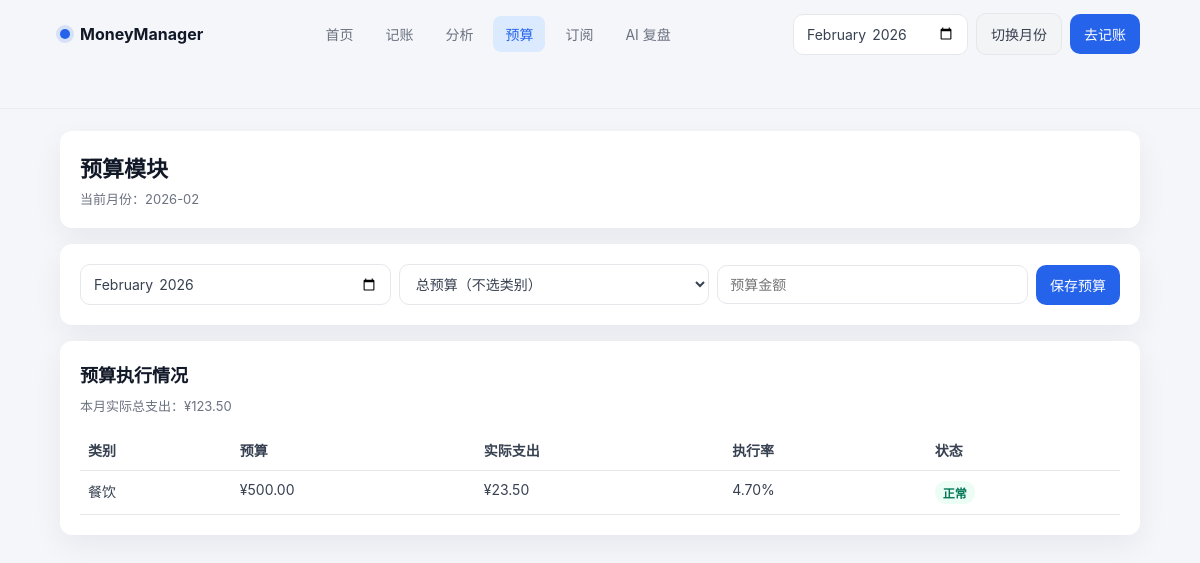
The page /budget on the database as committed earlier.
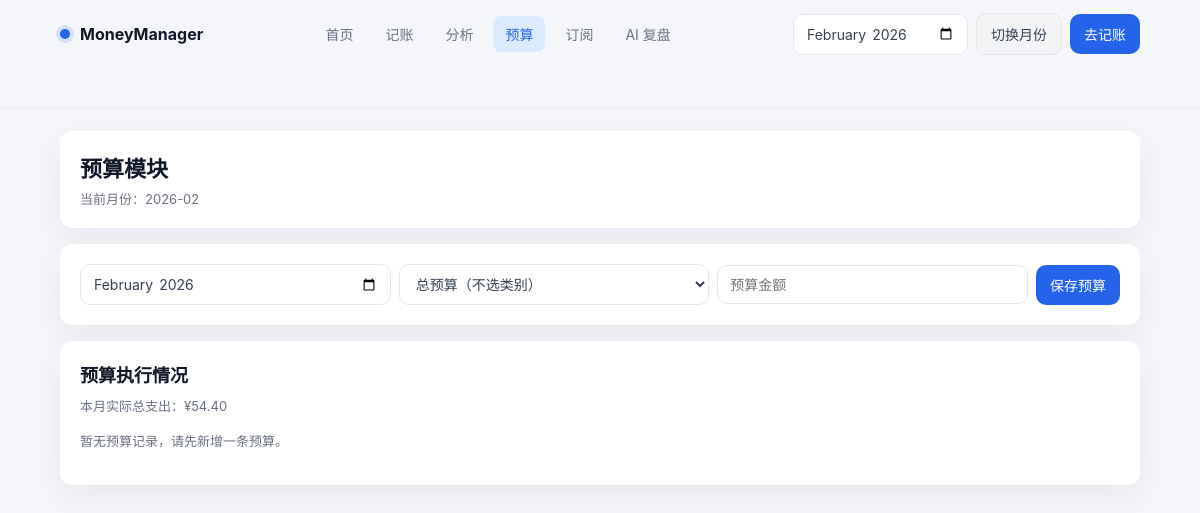
The same page on the database as committed later.
### tables this page shows
CREATE TABLE budgets (
                id INTEGER PRIMARY KEY AUTOINCREMENT,
                month TEXT NOT NULL,
                category_main TEXT,
                budget_amount REAL NOT NULL
            );

### app.py (the view, shortened to what this page needs)
    @app.route("/budget", methods=["GET", "POST"])
    def budget_page():
        month = request.values.get("month") or date.today().strftime("%Y-%m")
        success = request.args.get("success")
        budget_data = get_budget_execution(month)
        return render_template(
            "budget.html",
            active_page="budget",
            month=month,
            success=success,
            category_options=CATEGORY_OPTIONS,
            budget_data=budget_data,
        )

### database.py (called while the page is built)
def get_connection() -> sqlite3.Connection:
    conn = sqlite3.connect(DB_PATH)
    conn.row_factory = sqlite3.Row
    return conn

def get_month_expense_by_category(month: str) -> dict[str, float]:
    with get_connection() as conn:
        rows = conn.execute(
            """
            SELECT category_main, ROUND(SUM(amount), 2) AS expense_amount
            FROM transactions
            WHERE type = 'expense' AND substr(date, 1, 7) = ?
            GROUP BY category_main
            """,
            (month,),
        ).fetchall()
    return {row["category_main"]: float(row["expense_amount"] or 0) for row in rows}

### templates/budget.html (shortened to what this page needs)
<!doctype html>
<html lang="zh-CN">
  <head>
    <link rel="stylesheet" href="{{ url_for('static', filename='css/app.css') }}" />
  </head>
  <body>
    <header class="top-nav app-shell">
      <div class="top-nav-inner">
        <a class="brand" href="/">
          <span class="brand-dot"></span>
          <span>MoneyManager</span>
        </a>
        <nav class="nav-links">
          <a class="nav-link {{ 'active' if active_page == 'index' else '' }}" href="/">首页</a>
          <a class="nav-link {{ 'active' if active_page == 'add' else '' }}" href="/add">记账</a>
          <a class="nav-link {{ 'active' if active_page == 'analysis' else '' }}" href="/analysis">分析</a>
          <a class="nav-link {{ 'active' if active_page == 'budget' else '' }}" href="/budget">预算</a>
          <a class="nav-link {{ 'active' if active_page == 'subscriptions' else '' }}" href="/subscriptions">订阅</a>
          <a class="nav-link {{ 'active' if active_page == 'ai' else '' }}" href="/ai">AI 复盘</a>
        </nav>
        <div class="nav-actions">
          <form method="get" action="/budget" class="toolbar">
            <input type="month" name="month" value="{{ month }}" />
            <button class="btn-secondary" type="submit">切换月份</button>
          </form>
          <a class="btn" href="/add">去记账</a>
        </div>
      </div>
    </header>
    <main class="app-shell">
      <div class="page">
      <section class="panel">
        <h1 class="page-title">预算模块</h1>
        <div class="page-subtitle">当前月份：{{ month }}</div>
      </section>
      <section class="panel">
        <form method="post" action="/budget" class="toolbar" style="display: grid; grid-template-columns: 1fr 1fr 1fr auto;">
          <input type="month" name="month" value="{{ month }}" required />
          <select name="category_main">
            <option value="">总预算（不选类别）</option>
          </select>
          <input type="number" step="0.01" min="0.01" name="budget_amount" placeholder="预算金额" required />
          <button class="btn" type="submit">保存预算</button>
        </form>
      </section>
      <section class="panel">
        <h2 class="page-title" style="font-size: 18px;">预算执行情况</h2>
        <p class="helper-text">本月实际总支出：¥{{ '%.2f'|format(budget_data.total_expense) }}</p>
        {% if budget_data['items'] %}
        <div class="table-wrap">
        <table>
          <thead>
            <tr>
              <th>类别</th>
              <th>预算</th>
              <th>实际支出</th>
              <th>执行率</th>
              <th>状态</th>
            </tr>
          </thead>
          <tbody>
            {% for item in budget_data['items'] %}
            <tr>
              <td>{{ item.category_main if item.category_main else '总预算' }}</td>
              <td>¥{{ '%.2f'|format(item.budget_amount) }}</td>
              <td>¥{{ '%.2f'|format(item.actual_expense) }}</td>
              <td>{{ '%.2f'|format(item.execution_rate) }}%</td>
              <td>
                {% if item.status == '正常' %}
                <span class="badge ok">正常</span>
                {% elif item.status == '接近' %}
                <span class="badge warn">接近</span>
                {% else %}
                <span class="badge danger">超支</span>
                {% endif %}
              </td>
            </tr>
            {% endfor %}
          </tbody>
        </table>
        </div>
        {% else %}
        <p class="helper-text">暂无预算记录，请先新增一条预算。</p>
        {% endif %}
      </section>
      </div>
    </main>
  </body>
</html>

### static/css/app.css (style rules this page uses)
:root { --primary: #2563EB; --text-strong: #111827; --text: #374151; --text-muted: #6B7280; --text-weak: #9CA3AF; --bg: #F5F6FA; --card: #FFFFFF; --success: #10B981; --warning: #F59E0B; --danger: #EF4444; --border: #E5E7EB; --shadow: 0 10px 30px rgba(15, 23, 42, 0.06); }
* { box-sizing: border-box; }
body { margin: 0; color: var(--text); background: var(--bg); font-family: -apple-system, BlinkMacSystemFont, "SF Pro SC", "PingFang SC", "Microsoft YaHei", sans-serif; }
a { color: inherit; text-decoration: none; }
.app-shell { padding-inline: max(24px, 5vw); padding-bottom: 40px; }
.top-nav { position: sticky; top: 0; z-index: 20; background: rgba(245, 246, 250, 0.86); backdrop-filter: blur(8px); border-bottom: 1px solid rgba(229, 231, 235, 0.7); }
.top-nav-inner { max-width: 1280px; margin: 0 auto; min-height: 68px; display: grid; grid-template-columns: auto 1fr auto; align-items: center; gap: 20px; }
.brand { display: inline-flex; align-items: center; gap: 10px; font-weight: 700; color: var(--text-strong); }
.brand-dot { width: 10px; height: 10px; border-radius: 999px; background: var(--primary); box-shadow: 0 0 0 4px rgba(37, 99, 235, 0.15); }
.nav-links { display: inline-flex; justify-content: center; flex-wrap: wrap; gap: 8px; }
.nav-link { padding: 8px 12px; border-radius: 8px; color: var(--text-muted); font-size: 14px; transition: all 220ms ease; }
.nav-link.active { color: var(--primary); background: #DBEAFE; }
.nav-actions { display: inline-flex; align-items: center; gap: 8px; }
.page { max-width: 1280px; margin: 22px auto 0; display: grid; gap: 16px; }
.panel { background: var(--card); border-radius: 12px; box-shadow: var(--shadow); padding: 20px; }
.page-title { margin: 0; color: var(--text-strong); font-size: 22px; font-weight: 700; }
.page-subtitle { color: var(--text-muted); font-size: 13px; margin-top: 6px; }
.btn, .btn-secondary, button, select, input, textarea { font-family: inherit; font-size: 14px; }
.btn, .btn-secondary, button { display: inline-flex; align-items: center; justify-content: center; border: none; border-radius: 10px; padding: 10px 14px; transition: all 220ms ease; cursor: pointer; }
.btn { background: var(--primary); color: #fff; }
.btn-secondary { background: #F3F4F6; color: var(--text); border: 1px solid var(--border); }
input, select, textarea { border: 1px solid var(--border); border-radius: 10px; padding: 10px 12px; color: var(--text); background: #fff; outline: none; transition: all 220ms ease; }
.helper-text { color: var(--text-muted); font-size: 13px; line-height: 1.7; margin-top: 8px; }
.toolbar { display: flex; gap: 8px; flex-wrap: wrap; align-items: center; }

Rows that differ between the two databases and show on the page:
removed budgets: category_main "餐饮", budget_amount "500.00", actual_expense "23.50", execution_rate "4.70"
Other text that changed with them:
{{ '%.2f'|format(budget_data.total_expense) }}: "123.50" → "54.40"
text no longer shown: "类别 预算 实际支出 执行率 状态"
text now shown: "暂无预算记录，请先新增一条预算。"
